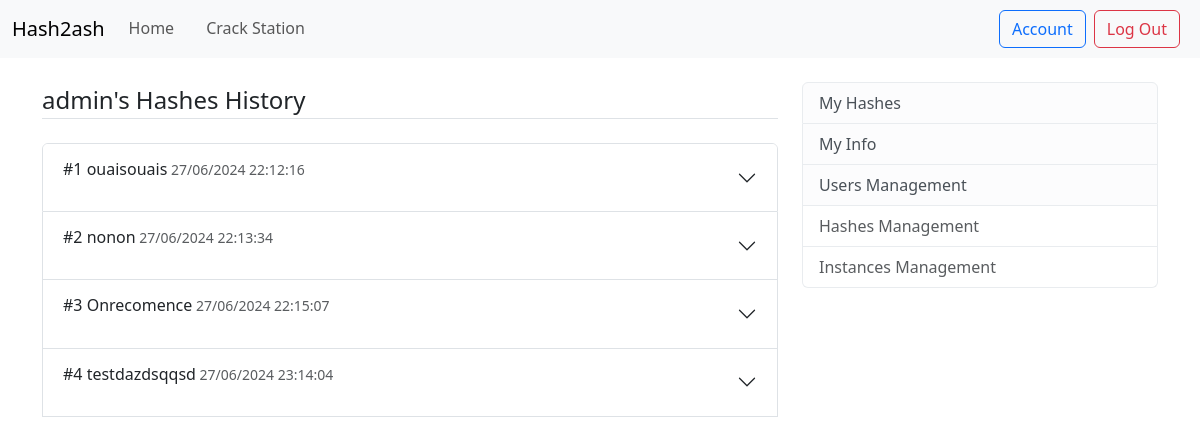
Page /adminpanel/user_22/hashes (signed in) on the committed database.
### hash2ash/models.py (models this page shows, shortened)
class Users(db.Model, UserMixin):
    id_user = db.Column(db.Integer, primary_key=True)
    username = db.Column(db.String(20), unique=True, nullable=False)
    email = db.Column(db.String(120), unique=True, nullable=False)
    password = db.Column(db.String(60), nullable=False)
    role = db.Column(db.String(20), nullable=False, default='user')
    hashes = db.relationship('Hashes', backref='user', lazy=True)

class Hashes(db.Model):
    id_hash = db.Column(db.Integer, primary_key=True)
    fk_id_user = db.Column(db.Integer, db.ForeignKey('users.id_user'), nullable=False)
    fk_id_instance = db.Column(db.Integer, db.ForeignKey('instances.id_instance'), nullable=True)
    date_start = db.Column(db.DateTime, nullable=False, default=datetime.utcnow)
    date_end = db.Column(db.DateTime, nullable=True)
    name = db.Column(db.String(60), nullable=False)
    hash = db.Column(db.String(255), nullable=False)
    power = db.Column(db.String(20), nullable=False)
    wordlist = db.Column(db.String(140), nullable=True)
    custom_wordlist = db.Column(db.String(140), nullable=True)
    algorithm = db.Column(db.String(20), nullable=False)
    result = db.Column(db.String(140), nullable=True) ## Hash déchiffré
    status = db.Column(db.String(20), nullable=False)
    provider = db.Column(db.String(20), nullable=False)
    progress = db.Column(db.Integer, nullable=False)
    price = db.Column(db.Float, nullable=False)

### hash2ash/routes.py (the view)
@app.route('/adminpanel/user_<int:id_user>/hashes')
@login_required
def adminpanelUserHashes(id_user):
    if current_user.role != 'admin':
        flash('You are not authorized to access this page', 'danger')
        return redirect(url_for('home'))
    user = Users.query.get_or_404(id_user)
    username = user.username
    hashes = Hashes.query.filter_by(fk_id_user=user.id_user).all()
    return render_template('adminpanelUserHashes.html', title='User Hashes', hashes=hashes, username=username)

### hash2ash/models.py (called while the page is built)
@login_manager.user_loader # Fonction pour charger un utilisateur
def get_user(id_user):
    return Users.query.get(int(id_user))

### hash2ash/templates/adminpanelUserHashes.html (shortened to what this page needs)
{% extends "layout.html" %}
{% block content %}
<div class="content-section mb-4">
    <legend class="border-bottom mb-4">{{ username }}'s Hashes History</legend>
    <div class="accordion" id="accordionPanelsStayOpenExample">
        {% if hashes %}
            {% for hash in hashes %}
            <div class="accordion-item">
                <h2 class="accordion-header">
                <button class="accordion-button collapsed" type="button" data-bs-toggle="collapse" data-bs-target="#panelsStayOpen-collapse{{hash.id_hash}}" aria-expanded="true" aria-controls="panelsStayOpen-collapseOne">
                    <p>#{{loop.index}} {{hash.name}}<small class="text-muted mx-6"> {{hash.date_start.strftime("%d/%m/%Y %H:%M:%S")}}</small> </p>
                </button>
                </h2>
            </div>
            {% endfor %}
        {% else %}
            <div>
                <p>No hashes found.</p>
            </div>
        {% endif %}
    </div>
</div>
{% endblock %}

### rows in the picture
Users: username "admin"
Hashes: name "ouaisouais", date_start "27/06/2024 22:12:16"
Hashes: name "nonon", date_start "27/06/2024 22:13:34"
Hashes: name "Onrecomence", date_start "27/06/2024 22:15:07"
Hashes: name "testdazdsqqsd", date_start "27/06/2024 23:14:04"
